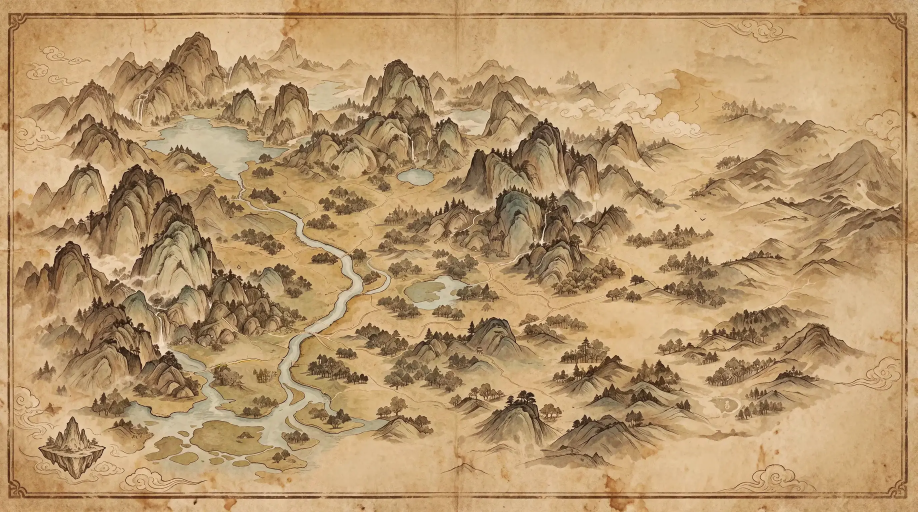
#> input picture src/assets-goc/ban-do/Hidden-map - Backup.webp, 2752 x 1536 px (shown at 1/3 size)
$ python -i ban-do-ve-lai.py   (imports and definitions only)
#> lines starting #> are read from the running program, lines starting #| are printed output that depends on the picture
# Vẽ lại bản đồ đã khám phá bằng Qwen Image 2.1 (bản đầy đủ) theo từng mảnh có gối, giữ nguyên vị trí địa hình,
# phóng 1.5 lần; bản chưa khám phá làm ra từ bản mới (nét mờ) cho đồng bộ.
# python tools/ban-do-ve-lai.py ve [i ...]   -> src/assets-goc/ban-do/ve/<i>.png  (mảnh)
# python tools/ban-do-ve-lai.py ghep          -> ghép mảnh thành ảnh mới (scratchpad/OUT)
import json, os, sys, time, urllib.request, importlib.util
import numpy as np
from PIL import Image
# [1 line not run here, left out]
AN = os.environ.get('BAN') == 'an'  # BAN=an: vẽ lại bản CHƯA khám phá từ chính nó (giữ kiểu phác mờ và hình trang trí)
# [1 line not run here, left out]
W, H, T, OV = 4128, 2304, 1024, 160
xs = list(range(0, W - T, T - OV)) + [W - T]; ys = list(range(0, H - T, T - OV)) + [H - T]
TILES = [(x, y) for y in ys for x in xs]
P = ('Repaint this piece of a hand-painted old sepia parchment ink-wash fantasy map at higher quality and sharper resolution. '
     'Keep the composition EXACTLY: every mountain, ridge, river, lake, road, tree and cloud stays at the same position, same size and same shape; do not add or remove anything, do not move anything. '
     'Use crisp, confident brown-black ink linework with natural brush strokes, soft sepia and faded grey-green ink washes on aged paper, consistent with a classical Chinese shan-shui map. No text.')
if AN: P = ('Repaint this piece of a faded old sepia parchment sketch map at higher quality and sharper resolution. '
     'Keep the composition EXACTLY: every mountain, river, tree, building, creature and ornament stays at the same position, same size and same shape; do not add or remove anything. '
     'Keep it a light, faded, delicate pencil-and-ink sketch on stained aged paper: thin pale brown lines, very light washes, low contrast, same pale colors as the original. No new text.')
# [19 lines left out: function ve, not called in this run]
def mo(a, r=24):
    from PIL import ImageFilter
    return np.asarray(Image.fromarray(a.astype(np.uint8)).filter(ImageFilter.GaussianBlur(r)), np.float32)
# [33 lines left out: functions duong_cat, noi, ghep, not called in this run]
def an(src, out):
    """Bản chưa khám phá: nét của bản mới in mờ lên giấy trơn (Transition-map), không màu."""
#> called with out = 'out.png'
    a = np.asarray(Image.open(src).convert('RGB'), np.float32) / 255
    L = a @ np.array([0.3, 0.59, 0.11], np.float32)
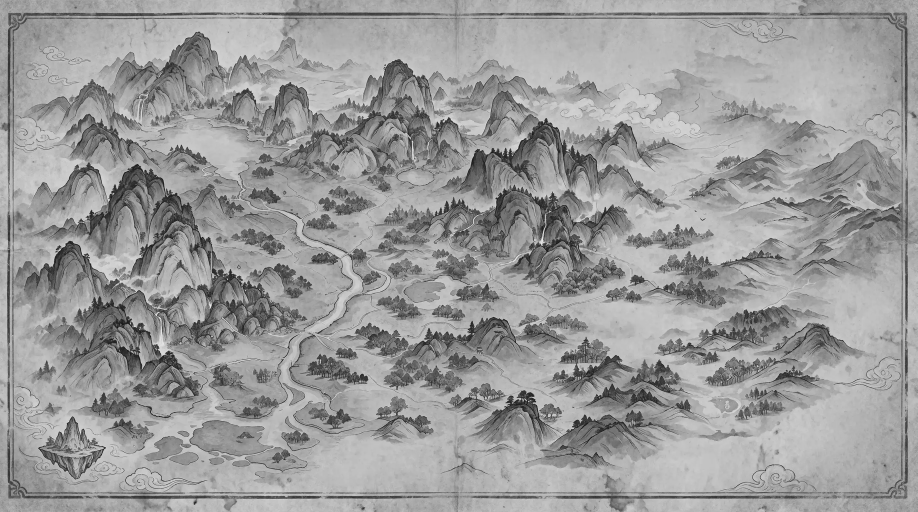
#> L: shape (1536, 2752) float32 (shown at 1/3 size); min 0.0106, max 0.992, mean 0.61
    nen = mo(L[..., None].repeat(3, 2) * 255, 40)[..., 0] / 255
#> in mo, `return np.asarray(Image.fromarray(a.astype(np.uint8)).filter(ImageFilt..`:
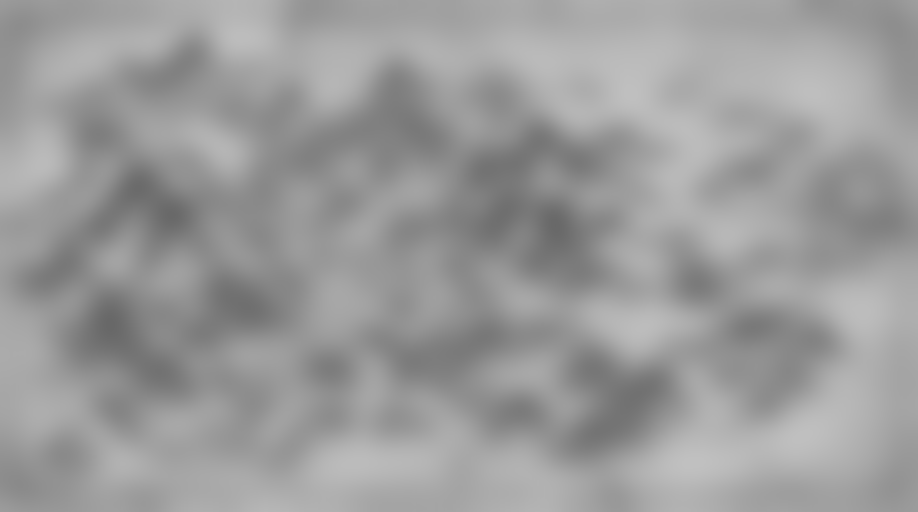
#> returned value: shape (1536, 2752, 3) float32 (shown at 1/3 size); min 104, max 192, mean 155.2
    muc = np.clip((nen - L) / np.maximum(nen, 0.2), 0, 1) ** 0.9   # độ đậm nét so với giấy quanh nó
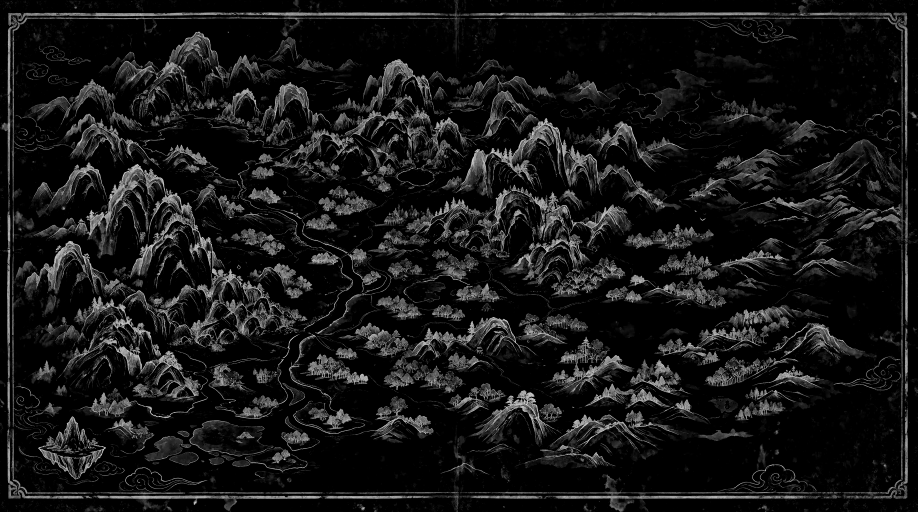
#> muc: shape (1536, 2752) float32 (shown at 1/3 size); min 0, max 0.984, mean 0.088
    giay = np.asarray(Image.open('src/assets-goc/ban-do/Transition-map.webp').convert('RGB').resize((a.shape[1], a.shape[0]), Image.BICUBIC), np.float32) / 255
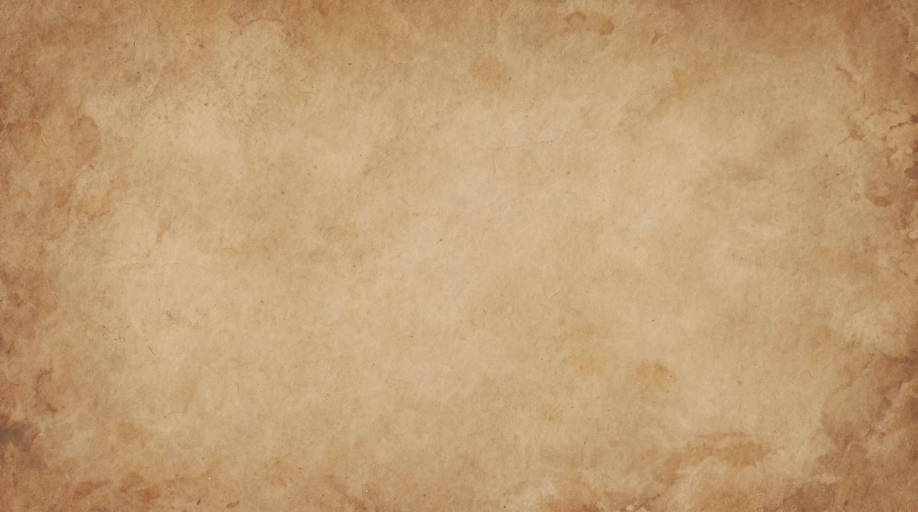
#> input picture src/assets-goc/ban-do/Transition-map.webp, 2752 x 1536 px, found by its file name (shown at 1/3 size)
    mau = np.array([0.33, 0.24, 0.15], np.float32)  # mực nâu nhạt
    o = giay * (1 - 0.62 * muc[..., None]) + mau * 0.62 * muc[..., None] * 0.35
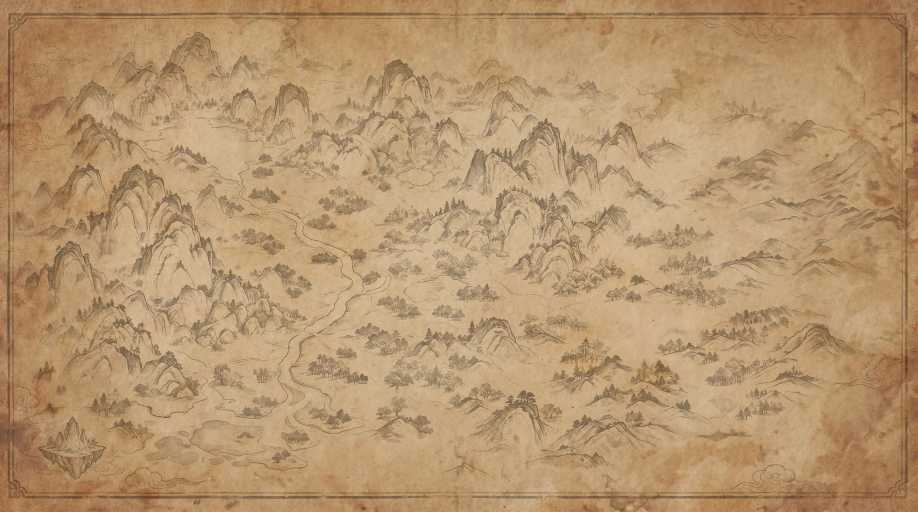
#> o: shape (1536, 2752, 3) float32 (shown at 1/3 size); mean R, G, B 0.717, 0.584, 0.434
    Image.fromarray(np.clip(o * 255, 0, 255).astype(np.uint8)).save(out)
# [6 lines not run here, left out]

>>> result = an('../src/assets-goc/ban-do/Hidden-map - Backup.webp', 'out.png')
